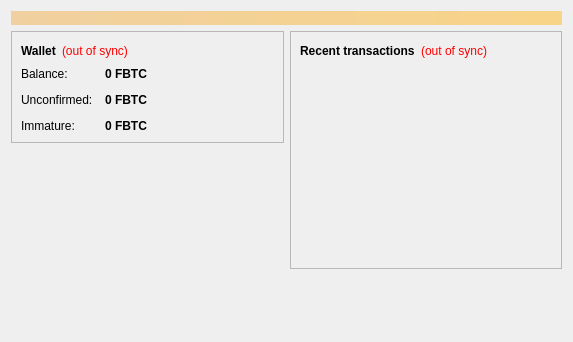
<?xml version="1.0" encoding="UTF-8"?>
<ui version="4.0">
 <class>OverviewPage</class>
 <widget class="QWidget" name="OverviewPage">
  <property name="geometry">
   <rect>
    <x>0</x>
    <y>0</y>
    <width>573</width>
    <height>342</height>
   </rect>
  </property>
  <property name="windowTitle">
   <string>Form</string>
  </property>
  <layout class="QVBoxLayout" name="topLayout">
   <item>
    <widget class="QLabel" name="labelAlerts">
     <property name="visible">
      <bool>false</bool>
     </property>
     <property name="styleSheet">
      <string notr="true">background-color: qlineargradient(x1: 0, y1: 0, x2: 1, y2: 0, stop:0 #F0D0A0, stop:1 #F8D488); color:#000000;</string>
     </property>
     <property name="wordWrap">
      <bool>true</bool>
     </property>
     <property name="margin">
      <number>3</number>
     </property>
    </widget>
   </item>
   <item>
    <layout class="QHBoxLayout" name="horizontalLayout" stretch="1,1">
     <item>
      <layout class="QVBoxLayout" name="verticalLayout_2">
       <item>
        <widget class="QFrame" name="frame">
         <property name="frameShape">
          <enum>QFrame::StyledPanel</enum>
         </property>
         <property name="frameShadow">
          <enum>QFrame::Raised</enum>
         </property>
         <layout class="QVBoxLayout" name="verticalLayout_4">
          <item>
           <layout class="QHBoxLayout" name="horizontalLayout_4">
            <item>
             <widget class="QLabel" name="label_5">
              <property name="font">
               <font>
                <weight>75</weight>
                <bold>true</bold>
               </font>
              </property>
              <property name="text">
               <string>Wallet</string>
              </property>
             </widget>
            </item>
            <item>
             <widget class="QLabel" name="labelWalletStatus">
              <property name="toolTip">
               <string>The displayed information may be out of date. Your wallet automatically synchronizes with the Arses network after a connection is established, but this process has not completed yet.</string>
              </property>
              <property name="styleSheet">
               <string notr="true">QLabel { color: red; }</string>
              </property>
              <property name="text">
               <string notr="true">(out of sync)</string>
              </property>
              <property name="alignment">
               <set>Qt::AlignLeading|Qt::AlignLeft|Qt::AlignVCenter</set>
              </property>
             </widget>
            </item>
            <item>
             <spacer name="horizontalSpacer_2">
              <property name="orientation">
               <enum>Qt::Horizontal</enum>
              </property>
              <property name="sizeHint" stdset="0">
               <size>
                <width>40</width>
                <height>20</height>
               </size>
              </property>
             </spacer>
            </item>
           </layout>
          </item>
          <item>
           <layout class="QFormLayout" name="formLayout_2">
            <property name="fieldGrowthPolicy">
             <enum>QFormLayout::AllNonFixedFieldsGrow</enum>
            </property>
            <property name="horizontalSpacing">
             <number>12</number>
            </property>
            <property name="verticalSpacing">
             <number>12</number>
            </property>
            <item row="0" column="0">
             <widget class="QLabel" name="label">
              <property name="text">
               <string>Balance:</string>
              </property>
             </widget>
            </item>
            <item row="0" column="1">
             <widget class="QLabel" name="labelBalance">
              <property name="font">
               <font>
                <weight>75</weight>
                <bold>true</bold>
               </font>
              </property>
              <property name="cursor">
               <cursorShape>IBeamCursor</cursorShape>
              </property>
              <property name="toolTip">
               <string>Your current balance</string>
              </property>
              <property name="text">
               <string notr="true">0 FBTC</string>
              </property>
              <property name="textInteractionFlags">
               <set>Qt::LinksAccessibleByMouse|Qt::TextSelectableByKeyboard|Qt::TextSelectableByMouse</set>
              </property>
             </widget>
            </item>
            <item row="1" column="0">
             <widget class="QLabel" name="label_3">
              <property name="text">
               <string>Unconfirmed:</string>
              </property>
             </widget>
            </item>
            <item row="1" column="1">
             <widget class="QLabel" name="labelUnconfirmed">
              <property name="font">
               <font>
                <weight>75</weight>
                <bold>true</bold>
               </font>
              </property>
              <property name="cursor">
               <cursorShape>IBeamCursor</cursorShape>
              </property>
              <property name="toolTip">
               <string>Total of transactions that have yet to be confirmed, and do not yet count toward the current balance</string>
              </property>
              <property name="text">
               <string notr="true">0 FBTC</string>
              </property>
              <property name="textInteractionFlags">
               <set>Qt::LinksAccessibleByMouse|Qt::TextSelectableByKeyboard|Qt::TextSelectableByMouse</set>
              </property>
             </widget>
            </item>
            <item row="2" column="0">
             <widget class="QLabel" name="labelImmatureText">
              <property name="text">
               <string>Immature:</string>
              </property>
             </widget>
            </item>
            <item row="2" column="1">
             <widget class="QLabel" name="labelImmature">
              <property name="font">
               <font>
                <weight>75</weight>
                <bold>true</bold>
               </font>
              </property>
              <property name="toolTip">
               <string>Mined balance that has not yet matured</string>
              </property>
              <property name="text">
               <string notr="true">0 FBTC</string>
              </property>
              <property name="textInteractionFlags">
               <set>Qt::LinksAccessibleByMouse|Qt::TextSelectableByKeyboard|Qt::TextSelectableByMouse</set>
              </property>
             </widget>
            </item>
           </layout>
          </item>
         </layout>
        </widget>
       </item>
       <item>
        <spacer name="verticalSpacer">
         <property name="orientation">
          <enum>Qt::Vertical</enum>
         </property>
         <property name="sizeHint" stdset="0">
          <size>
           <width>20</width>
           <height>40</height>
          </size>
         </property>
        </spacer>
       </item>
      </layout>
     </item>
     <item>
      <layout class="QVBoxLayout" name="verticalLayout_3">
       <item>
        <widget class="QFrame" name="frame_2">
         <property name="frameShape">
          <enum>QFrame::StyledPanel</enum>
         </property>
         <property name="frameShadow">
          <enum>QFrame::Raised</enum>
         </property>
         <layout class="QVBoxLayout" name="verticalLayout">
          <item>
           <layout class="QHBoxLayout" name="horizontalLayout_2">
            <item>
             <widget class="QLabel" name="label_4">
              <property name="text">
               <string>&lt;b&gt;Recent transactions&lt;/b&gt;</string>
              </property>
             </widget>
            </item>
            <item>
             <widget class="QLabel" name="labelTransactionsStatus">
              <property name="toolTip">
               <string>The displayed information may be out of date. Your wallet automatically synchronizes with the Arses network after a connection is established, but this process has not completed yet.</string>
              </property>
              <property name="styleSheet">
               <string notr="true">QLabel { color: red; }</string>
              </property>
              <property name="text">
               <string notr="true">(out of sync)</string>
              </property>
              <property name="alignment">
               <set>Qt::AlignRight|Qt::AlignTrailing|Qt::AlignVCenter</set>
              </property>
             </widget>
            </item>
            <item>
             <spacer name="horizontalSpacer">
              <property name="orientation">
               <enum>Qt::Horizontal</enum>
              </property>
              <property name="sizeHint" stdset="0">
               <size>
                <width>40</width>
                <height>20</height>
               </size>
              </property>
             </spacer>
            </item>
           </layout>
          </item>
          <item>
           <widget class="QListView" name="listTransactions">
            <property name="styleSheet">
             <string notr="true">QListView { background: transparent; }</string>
            </property>
            <property name="frameShape">
             <enum>QFrame::NoFrame</enum>
            </property>
            <property name="verticalScrollBarPolicy">
             <enum>Qt::ScrollBarAlwaysOff</enum>
            </property>
            <property name="horizontalScrollBarPolicy">
             <enum>Qt::ScrollBarAlwaysOff</enum>
            </property>
            <property name="selectionMode">
             <enum>QAbstractItemView::NoSelection</enum>
            </property>
           </widget>
          </item>
         </layout>
        </widget>
       </item>
       <item>
        <spacer name="verticalSpacer_2">
         <property name="orientation">
          <enum>Qt::Vertical</enum>
         </property>
         <property name="sizeHint" stdset="0">
          <size>
           <width>20</width>
           <height>40</height>
          </size>
         </property>
        </spacer>
       </item>
      </layout>
     </item>
    </layout>
   </item>
  </layout>
 </widget>
 <resources/>
 <connections/>
</ui>
